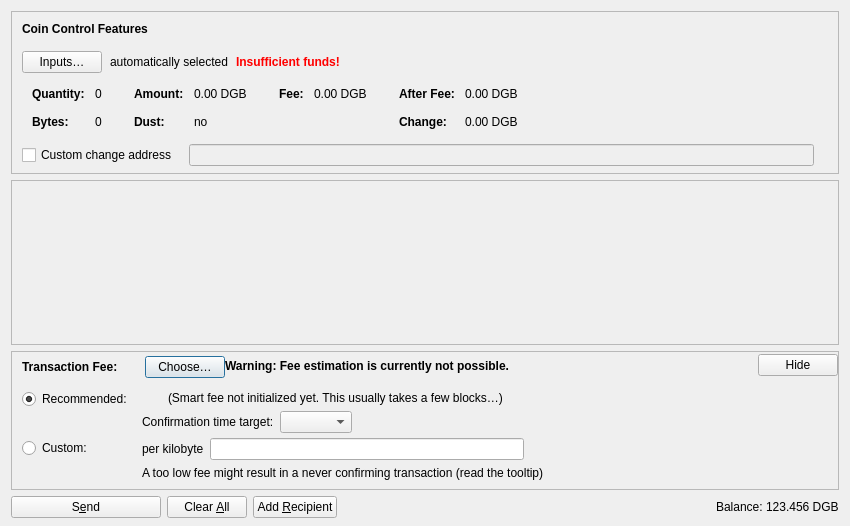
<?xml version="1.0" encoding="UTF-8"?>
<ui version="4.0">
 <class>SendCoinsDialog</class>
 <widget class="QDialog" name="SendCoinsDialog">
  <property name="geometry">
   <rect>
    <x>0</x>
    <y>0</y>
    <width>850</width>
    <height>526</height>
   </rect>
  </property>
  <property name="windowTitle">
   <string>Send Coins</string>
  </property>
  <layout class="QVBoxLayout" name="verticalLayout" stretch="0,1,0,0">
   <property name="bottomMargin">
    <number>8</number>
   </property>
   <item>
    <widget class="QFrame" name="frameCoinControl">
     <property name="sizePolicy">
      <sizepolicy hsizetype="Expanding" vsizetype="Expanding">
       <horstretch>0</horstretch>
       <verstretch>0</verstretch>
      </sizepolicy>
     </property>
     <property name="maximumSize">
      <size>
       <width>16777215</width>
       <height>16777215</height>
      </size>
     </property>
     <property name="frameShape">
      <enum>QFrame::StyledPanel</enum>
     </property>
     <property name="frameShadow">
      <enum>QFrame::Sunken</enum>
     </property>
     <layout class="QVBoxLayout" name="verticalLayoutCoinControl2">
      <property name="spacing">
       <number>0</number>
      </property>
      <property name="leftMargin">
       <number>0</number>
      </property>
      <property name="topMargin">
       <number>0</number>
      </property>
      <property name="rightMargin">
       <number>0</number>
      </property>
      <property name="bottomMargin">
       <number>6</number>
      </property>
      <item>
       <layout class="QVBoxLayout" name="verticalLayoutCoinControl" stretch="0,0,0,0,1">
        <property name="spacing">
         <number>0</number>
        </property>
        <property name="leftMargin">
         <number>10</number>
        </property>
        <property name="topMargin">
         <number>10</number>
        </property>
        <item>
         <layout class="QHBoxLayout" name="horizontalLayoutCoinControl1">
          <property name="bottomMargin">
           <number>15</number>
          </property>
          <item>
           <widget class="QLabel" name="labelCoinControlFeatures">
            <property name="sizePolicy">
             <sizepolicy hsizetype="Preferred" vsizetype="Maximum">
              <horstretch>0</horstretch>
              <verstretch>0</verstretch>
             </sizepolicy>
            </property>
            <property name="font">
             <font>
              <weight>75</weight>
              <bold>true</bold>
             </font>
            </property>
            <property name="styleSheet">
             <string notr="true">font-weight:bold;</string>
            </property>
            <property name="text">
             <string>Coin Control Features</string>
            </property>
           </widget>
          </item>
         </layout>
        </item>
        <item>
         <layout class="QHBoxLayout" name="horizontalLayoutCoinControl2" stretch="0,0,0,0">
          <property name="spacing">
           <number>8</number>
          </property>
          <property name="bottomMargin">
           <number>10</number>
          </property>
          <item>
           <widget class="QPushButton" name="pushButtonCoinControl">
            <property name="styleSheet">
             <string notr="true"/>
            </property>
            <property name="text">
             <string>Inputs…</string>
            </property>
            <property name="autoDefault">
             <bool>false</bool>
            </property>
           </widget>
          </item>
          <item>
           <widget class="QLabel" name="labelCoinControlAutomaticallySelected">
            <property name="text">
             <string>automatically selected</string>
            </property>
            <property name="margin">
             <number>5</number>
            </property>
           </widget>
          </item>
          <item>
           <widget class="QLabel" name="labelCoinControlInsuffFunds">
            <property name="font">
             <font>
              <weight>75</weight>
              <bold>true</bold>
             </font>
            </property>
            <property name="styleSheet">
             <string notr="true">color:red;font-weight:bold;</string>
            </property>
            <property name="text">
             <string>Insufficient funds!</string>
            </property>
            <property name="margin">
             <number>5</number>
            </property>
           </widget>
          </item>
          <item>
           <spacer name="horizontalSpacerCoinControl">
            <property name="orientation">
             <enum>Qt::Horizontal</enum>
            </property>
            <property name="sizeHint" stdset="0">
             <size>
              <width>40</width>
              <height>1</height>
             </size>
            </property>
           </spacer>
          </item>
         </layout>
        </item>
        <item>
         <widget class="QWidget" name="widgetCoinControl" native="true">
          <property name="sizePolicy">
           <sizepolicy hsizetype="Preferred" vsizetype="Preferred">
            <horstretch>0</horstretch>
            <verstretch>0</verstretch>
           </sizepolicy>
          </property>
          <property name="minimumSize">
           <size>
            <width>0</width>
            <height>0</height>
           </size>
          </property>
          <property name="styleSheet">
           <string notr="true"/>
          </property>
          <layout class="QHBoxLayout" name="horizontalLayoutCoinControl5">
           <property name="leftMargin">
            <number>0</number>
           </property>
           <property name="topMargin">
            <number>0</number>
           </property>
           <property name="rightMargin">
            <number>0</number>
           </property>
           <property name="bottomMargin">
            <number>0</number>
           </property>
           <item>
            <layout class="QHBoxLayout" name="horizontalLayoutCoinControl3" stretch="0,0,0,1">
             <property name="spacing">
              <number>20</number>
             </property>
             <property name="topMargin">
              <number>0</number>
             </property>
             <property name="bottomMargin">
              <number>10</number>
             </property>
             <item>
              <layout class="QFormLayout" name="formLayoutCoinControl1">
               <property name="horizontalSpacing">
                <number>10</number>
               </property>
               <property name="verticalSpacing">
                <number>14</number>
               </property>
               <property name="leftMargin">
                <number>10</number>
               </property>
               <property name="topMargin">
                <number>4</number>
               </property>
               <property name="rightMargin">
                <number>6</number>
               </property>
               <item row="0" column="0">
                <widget class="QLabel" name="labelCoinControlQuantityText">
                 <property name="font">
                  <font>
                   <weight>75</weight>
                   <bold>true</bold>
                  </font>
                 </property>
                 <property name="text">
                  <string>Quantity:</string>
                 </property>
                 <property name="margin">
                  <number>0</number>
                 </property>
                </widget>
               </item>
               <item row="0" column="1">
                <widget class="QLabel" name="labelCoinControlQuantity">
                 <property name="cursor">
                  <cursorShape>IBeamCursor</cursorShape>
                 </property>
                 <property name="contextMenuPolicy">
                  <enum>Qt::ActionsContextMenu</enum>
                 </property>
                 <property name="text">
                  <string notr="true">0</string>
                 </property>
                 <property name="margin">
                  <number>0</number>
                 </property>
                 <property name="textInteractionFlags">
                  <set>Qt::LinksAccessibleByMouse|Qt::TextSelectableByKeyboard|Qt::TextSelectableByMouse</set>
                 </property>
                </widget>
               </item>
               <item row="1" column="0">
                <widget class="QLabel" name="labelCoinControlBytesText">
                 <property name="font">
                  <font>
                   <weight>75</weight>
                   <bold>true</bold>
                  </font>
                 </property>
                 <property name="text">
                  <string>Bytes:</string>
                 </property>
                </widget>
               </item>
               <item row="1" column="1">
                <widget class="QLabel" name="labelCoinControlBytes">
                 <property name="cursor">
                  <cursorShape>IBeamCursor</cursorShape>
                 </property>
                 <property name="contextMenuPolicy">
                  <enum>Qt::ActionsContextMenu</enum>
                 </property>
                 <property name="text">
                  <string notr="true">0</string>
                 </property>
                 <property name="textInteractionFlags">
                  <set>Qt::LinksAccessibleByMouse|Qt::TextSelectableByKeyboard|Qt::TextSelectableByMouse</set>
                 </property>
                </widget>
               </item>
              </layout>
             </item>
             <item>
              <layout class="QFormLayout" name="formLayoutCoinControl2">
               <property name="horizontalSpacing">
                <number>10</number>
               </property>
               <property name="verticalSpacing">
                <number>14</number>
               </property>
               <property name="leftMargin">
                <number>6</number>
               </property>
               <property name="topMargin">
                <number>4</number>
               </property>
               <property name="rightMargin">
                <number>6</number>
               </property>
               <item row="0" column="0">
                <widget class="QLabel" name="labelCoinControlAmountText">
                 <property name="font">
                  <font>
                   <weight>75</weight>
                   <bold>true</bold>
                  </font>
                 </property>
                 <property name="text">
                  <string>Amount:</string>
                 </property>
                 <property name="margin">
                  <number>0</number>
                 </property>
                </widget>
               </item>
               <item row="0" column="1">
                <widget class="QLabel" name="labelCoinControlAmount">
                 <property name="cursor">
                  <cursorShape>IBeamCursor</cursorShape>
                 </property>
                 <property name="contextMenuPolicy">
                  <enum>Qt::ActionsContextMenu</enum>
                 </property>
                 <property name="text">
                  <string notr="true">0.00 DGB</string>
                 </property>
                 <property name="textInteractionFlags">
                  <set>Qt::LinksAccessibleByMouse|Qt::TextSelectableByKeyboard|Qt::TextSelectableByMouse</set>
                 </property>
                </widget>
               </item>
               <item row="1" column="0">
                <widget class="QLabel" name="labelCoinControlLowOutputText">
                 <property name="font">
                  <font>
                   <weight>75</weight>
                   <bold>true</bold>
                  </font>
                 </property>
                 <property name="text">
                  <string>Dust:</string>
                 </property>
                </widget>
               </item>
               <item row="1" column="1">
                <widget class="QLabel" name="labelCoinControlLowOutput">
                 <property name="cursor">
                  <cursorShape>IBeamCursor</cursorShape>
                 </property>
                 <property name="contextMenuPolicy">
                  <enum>Qt::ActionsContextMenu</enum>
                 </property>
                 <property name="text">
                  <string notr="true">no</string>
                 </property>
                 <property name="textInteractionFlags">
                  <set>Qt::LinksAccessibleByMouse|Qt::TextSelectableByKeyboard|Qt::TextSelectableByMouse</set>
                 </property>
                </widget>
               </item>
              </layout>
             </item>
             <item>
              <layout class="QFormLayout" name="formLayoutCoinControl3">
               <property name="horizontalSpacing">
                <number>10</number>
               </property>
               <property name="verticalSpacing">
                <number>14</number>
               </property>
               <property name="leftMargin">
                <number>6</number>
               </property>
               <property name="topMargin">
                <number>4</number>
               </property>
               <property name="rightMargin">
                <number>6</number>
               </property>
               <item row="0" column="0">
                <widget class="QLabel" name="labelCoinControlFeeText">
                 <property name="font">
                  <font>
                   <weight>75</weight>
                   <bold>true</bold>
                  </font>
                 </property>
                 <property name="text">
                  <string>Fee:</string>
                 </property>
                 <property name="margin">
                  <number>0</number>
                 </property>
                </widget>
               </item>
               <item row="0" column="1">
                <widget class="QLabel" name="labelCoinControlFee">
                 <property name="cursor">
                  <cursorShape>IBeamCursor</cursorShape>
                 </property>
                 <property name="contextMenuPolicy">
                  <enum>Qt::ActionsContextMenu</enum>
                 </property>
                 <property name="text">
                  <string notr="true">0.00 DGB</string>
                 </property>
                 <property name="textInteractionFlags">
                  <set>Qt::LinksAccessibleByMouse|Qt::TextSelectableByKeyboard|Qt::TextSelectableByMouse</set>
                 </property>
                </widget>
               </item>
              </layout>
             </item>
             <item>
              <layout class="QFormLayout" name="formLayoutCoinControl4">
               <property name="horizontalSpacing">
                <number>10</number>
               </property>
               <property name="verticalSpacing">
                <number>14</number>
               </property>
               <property name="leftMargin">
                <number>6</number>
               </property>
               <property name="topMargin">
                <number>4</number>
               </property>
               <property name="rightMargin">
                <number>6</number>
               </property>
               <item row="0" column="0">
                <widget class="QLabel" name="labelCoinControlAfterFeeText">
                 <property name="font">
                  <font>
                   <weight>75</weight>
                   <bold>true</bold>
                  </font>
                 </property>
                 <property name="text">
                  <string>After Fee:</string>
                 </property>
                 <property name="margin">
                  <number>0</number>
                 </property>
                </widget>
               </item>
               <item row="0" column="1">
                <widget class="QLabel" name="labelCoinControlAfterFee">
                 <property name="cursor">
                  <cursorShape>IBeamCursor</cursorShape>
                 </property>
                 <property name="contextMenuPolicy">
                  <enum>Qt::ActionsContextMenu</enum>
                 </property>
                 <property name="text">
                  <string notr="true">0.00 DGB</string>
                 </property>
                 <property name="textInteractionFlags">
                  <set>Qt::LinksAccessibleByMouse|Qt::TextSelectableByKeyboard|Qt::TextSelectableByMouse</set>
                 </property>
                </widget>
               </item>
               <item row="1" column="0">
                <widget class="QLabel" name="labelCoinControlChangeText">
                 <property name="font">
                  <font>
                   <weight>75</weight>
                   <bold>true</bold>
                  </font>
                 </property>
                 <property name="text">
                  <string>Change:</string>
                 </property>
                </widget>
               </item>
               <item row="1" column="1">
                <widget class="QLabel" name="labelCoinControlChange">
                 <property name="cursor">
                  <cursorShape>IBeamCursor</cursorShape>
                 </property>
                 <property name="contextMenuPolicy">
                  <enum>Qt::ActionsContextMenu</enum>
                 </property>
                 <property name="text">
                  <string notr="true">0.00 DGB</string>
                 </property>
                 <property name="textInteractionFlags">
                  <set>Qt::LinksAccessibleByMouse|Qt::TextSelectableByKeyboard|Qt::TextSelectableByMouse</set>
                 </property>
                </widget>
               </item>
              </layout>
             </item>
            </layout>
           </item>
          </layout>
         </widget>
        </item>
        <item>
         <layout class="QHBoxLayout" name="horizontalLayoutCoinControl4" stretch="0,0,0">
          <property name="spacing">
           <number>12</number>
          </property>
          <property name="sizeConstraint">
           <enum>QLayout::SetDefaultConstraint</enum>
          </property>
          <property name="topMargin">
           <number>5</number>
          </property>
          <property name="rightMargin">
           <number>5</number>
          </property>
          <item>
           <widget class="QCheckBox" name="checkBoxCoinControlChange">
            <property name="toolTip">
             <string>If this is activated, but the change address is empty or invalid, change will be sent to a newly generated address.</string>
            </property>
            <property name="text">
             <string>Custom change address</string>
            </property>
           </widget>
          </item>
          <item>
           <widget class="QValidatedLineEdit" name="lineEditCoinControlChange">
            <property name="enabled">
             <bool>false</bool>
            </property>
            <property name="sizePolicy">
             <sizepolicy hsizetype="Expanding" vsizetype="Fixed">
              <horstretch>0</horstretch>
              <verstretch>0</verstretch>
             </sizepolicy>
            </property>
           </widget>
          </item>
          <item>
           <widget class="QLabel" name="labelCoinControlChangeLabel">
            <property name="sizePolicy">
             <sizepolicy hsizetype="Preferred" vsizetype="Expanding">
              <horstretch>0</horstretch>
              <verstretch>0</verstretch>
             </sizepolicy>
            </property>
            <property name="minimumSize">
             <size>
              <width>0</width>
              <height>0</height>
             </size>
            </property>
            <property name="text">
             <string/>
            </property>
            <property name="margin">
             <number>3</number>
            </property>
           </widget>
          </item>
         </layout>
        </item>
        <item>
         <spacer name="verticalSpacerCoinControl">
          <property name="orientation">
           <enum>Qt::Vertical</enum>
          </property>
          <property name="sizeHint" stdset="0">
           <size>
            <width>800</width>
            <height>1</height>
           </size>
          </property>
         </spacer>
        </item>
       </layout>
      </item>
     </layout>
    </widget>
   </item>
   <item>
    <widget class="QScrollArea" name="scrollArea">
     <property name="widgetResizable">
      <bool>true</bool>
     </property>
     <widget class="QWidget" name="scrollAreaWidgetContents">
      <property name="geometry">
       <rect>
        <x>0</x>
        <y>0</y>
        <width>830</width>
        <height>104</height>
       </rect>
      </property>
      <layout class="QVBoxLayout" name="verticalLayout_2" stretch="0,1">
       <property name="leftMargin">
        <number>0</number>
       </property>
       <property name="topMargin">
        <number>0</number>
       </property>
       <property name="rightMargin">
        <number>0</number>
       </property>
       <property name="bottomMargin">
        <number>0</number>
       </property>
       <item>
        <layout class="QVBoxLayout" name="entries">
         <property name="spacing">
          <number>6</number>
         </property>
        </layout>
       </item>
       <item>
        <spacer name="verticalSpacer">
         <property name="orientation">
          <enum>Qt::Vertical</enum>
         </property>
         <property name="sizeHint" stdset="0">
          <size>
           <width>20</width>
           <height>40</height>
          </size>
         </property>
        </spacer>
       </item>
      </layout>
     </widget>
    </widget>
   </item>
   <item>
    <widget class="QFrame" name="frameFee">
     <property name="sizePolicy">
      <sizepolicy hsizetype="Expanding" vsizetype="Expanding">
       <horstretch>0</horstretch>
       <verstretch>0</verstretch>
      </sizepolicy>
     </property>
     <property name="maximumSize">
      <size>
       <width>16777215</width>
       <height>16777215</height>
      </size>
     </property>
     <property name="frameShape">
      <enum>QFrame::StyledPanel</enum>
     </property>
     <property name="frameShadow">
      <enum>QFrame::Sunken</enum>
     </property>
     <layout class="QVBoxLayout" name="verticalLayoutFee1">
      <property name="spacing">
       <number>0</number>
      </property>
      <property name="leftMargin">
       <number>0</number>
      </property>
      <property name="topMargin">
       <number>0</number>
      </property>
      <property name="rightMargin">
       <number>0</number>
      </property>
      <property name="bottomMargin">
       <number>0</number>
      </property>
      <item>
       <layout class="QVBoxLayout" name="verticalLayoutFee2" stretch="0,0,0">
        <property name="spacing">
         <number>0</number>
        </property>
        <property name="leftMargin">
         <number>10</number>
        </property>
        <property name="topMargin">
         <number>0</number>
        </property>
        <item>
         <layout class="QHBoxLayout" name="horizontalLayoutFee1">
          <property name="bottomMargin">
           <number>0</number>
          </property>
          <item>
           <layout class="QVBoxLayout" name="verticalLayoutFee7">
            <property name="spacing">
             <number>0</number>
            </property>
            <item>
             <spacer name="verticalSpacerSmartFee">
              <property name="orientation">
               <enum>Qt::Vertical</enum>
              </property>
              <property name="sizeType">
               <enum>QSizePolicy::Fixed</enum>
              </property>
              <property name="sizeHint" stdset="0">
               <size>
                <width>1</width>
                <height>4</height>
               </size>
              </property>
             </spacer>
            </item>
            <item>
             <layout class="QHBoxLayout" name="horizontalLayoutSmartFee">
              <property name="spacing">
               <number>10</number>
              </property>
              <item>
               <widget class="QLabel" name="labelFeeHeadline">
                <property name="sizePolicy">
                 <sizepolicy hsizetype="Preferred" vsizetype="Maximum">
                  <horstretch>0</horstretch>
                  <verstretch>0</verstretch>
                 </sizepolicy>
                </property>
                <property name="font">
                 <font>
                  <weight>75</weight>
                  <bold>true</bold>
                 </font>
                </property>
                <property name="styleSheet">
                 <string notr="true">font-weight:bold;</string>
                </property>
                <property name="text">
                 <string>Transaction Fee:</string>
                </property>
               </widget>
              </item>
              <item>
               <widget class="QLabel" name="labelFeeMinimized">
                <property name="text">
                 <string/>
                </property>
               </widget>
              </item>
              <item>
               <widget class="QPushButton" name="buttonChooseFee">
                <property name="text">
                 <string>Choose…</string>
                </property>
               </widget>
              </item>
             </layout>
            </item>
            <item>
             <spacer name="verticalSpacer_5">
              <property name="orientation">
               <enum>Qt::Vertical</enum>
              </property>
              <property name="sizeHint" stdset="0">
               <size>
                <width>1</width>
                <height>1</height>
               </size>
              </property>
             </spacer>
            </item>
           </layout>
          </item>
          <item>
           <widget class="QLabel" name="fallbackFeeWarningLabel">
            <property name="toolTip">
             <string>Using the fallbackfee can result in sending a transaction that will take several hours or days (or never) to confirm. Consider choosing your fee manually or wait until you have validated the complete chain.</string>
            </property>
            <property name="font">
            <font>
                <weight>75</weight>
                <bold>true</bold>
            </font>
            </property>
            <property name="text">
             <string>Warning: Fee estimation is currently not possible.</string>
            </property>
            <property name="wordWrap">
             <bool>false</bool>
            </property>
           </widget>
          </item>
          <item>
           <spacer name="horizontalSpacer_4">
            <property name="orientation">
             <enum>Qt::Horizontal</enum>
            </property>
            <property name="sizeType">
             <enum>QSizePolicy::MinimumExpanding</enum>
            </property>
            <property name="sizeHint" stdset="0">
             <size>
              <width>40</width>
              <height>20</height>
             </size>
            </property>
           </spacer>
          </item>
          <item>
           <widget class="QPushButton" name="buttonMinimizeFee">
            <property name="toolTip">
             <string>Hide transaction fee settings</string>
            </property>
            <property name="text">
             <string>Hide</string>
            </property>
           </widget>
          </item>
         </layout>
        </item>
        <item>
         <widget class="QFrame" name="frameFeeSelection">
          <layout class="QVBoxLayout" name="verticalLayoutFee12">
           <property name="spacing">
            <number>0</number>
           </property>
           <property name="leftMargin">
            <number>0</number>
           </property>
           <property name="topMargin">
            <number>0</number>
           </property>
           <property name="rightMargin">
            <number>0</number>
           </property>
           <property name="bottomMargin">
            <number>0</number>
           </property>
           <item>
            <layout class="QGridLayout" name="gridLayoutFee">
             <property name="topMargin">
              <number>10</number>
             </property>
             <property name="bottomMargin">
              <number>4</number>
             </property>
             <property name="horizontalSpacing">
              <number>10</number>
             </property>
             <property name="verticalSpacing">
              <number>4</number>
             </property>
             <item row="1" column="1">
              <layout class="QVBoxLayout" name="verticalLayoutFee8">
               <property name="spacing">
                <number>6</number>
               </property>
               <item>
                <layout class="QHBoxLayout" name="horizontalLayoutFee13">
                 <item>
                  <widget class="QLabel" name="labelCustomPerKilobyte">
                   <property name="toolTip">
                    <string>Specify a custom fee per kB (1,000 bytes) of the transaction's virtual size.

Note:  Since the fee is calculated on a per-byte basis, a fee rate of "100 digibits per kvB" for a transaction size of 500 virtual bytes (half of 1 kvB) would ultimately yield a fee of only 50 digibits.</string>
                   </property>
                   <property name="text">
                    <string>per kilobyte</string>
                   </property>
                  </widget>
                 </item>
                 <item>
                  <widget class="DigiByteAmountField" name="customFee"/>
                 </item>
                 <item>
                  <spacer name="horizontalSpacer_6">
                   <property name="orientation">
                    <enum>Qt::Horizontal</enum>
                   </property>
                   <property name="sizeHint" stdset="0">
                    <size>
                     <width>1</width>
                     <height>1</height>
                    </size>
                   </property>
                  </spacer>
                 </item>
                </layout>
               </item>
               <item>
                <layout class="QHBoxLayout" name="horizontalLayoutFee8">
                 <item>
                  <widget class="QLabel" name="labelCustomFeeWarning">
                   <property name="enabled">
                    <bool>true</bool>
                   </property>
                   <property name="toolTip">
                    <string>When there is less transaction volume than space in the blocks, miners as well as relaying nodes may enforce a minimum fee. Paying only this minimum fee is just fine, but be aware that this can result in a never confirming transaction once there is more demand for digibyte transactions than the network can process.</string>
                   </property>
                   <property name="text">
                    <string>A too low fee might result in a never confirming transaction (read the tooltip)</string>
                   </property>
                  </widget>
                 </item>
                 <item>
                  <spacer name="horizontalSpacer_2">
                   <property name="orientation">
                    <enum>Qt::Horizontal</enum>
                   </property>
                   <property name="sizeHint" stdset="0">
                    <size>
                     <width>1</width>
                     <height>1</height>
                    </size>
                   </property>
                  </spacer>
                 </item>
                </layout>
               </item>
              </layout>
             </item>
             <item row="0" column="0">
              <layout class="QVBoxLayout" name="verticalLayoutFee4" stretch="0,1">
               <item>
                <widget class="QRadioButton" name="radioSmartFee">
                 <property name="text">
                  <string>Recommended:</string>
                 </property>
                 <property name="checked">
                  <bool>true</bool>
                 </property>
                 <attribute name="buttonGroup">
                  <string notr="true">groupFee</string>
                 </attribute>
                </widget>
               </item>
               <item>
                <spacer name="verticalSpacer_2">
                 <property name="orientation">
                  <enum>Qt::Vertical</enum>
                 </property>
                 <property name="sizeHint" stdset="0">
                  <size>
                   <width>1</width>
                   <height>1</height>
                  </size>
                 </property>
                </spacer>
               </item>
              </layout>
             </item>
             <item row="1" column="0">
              <layout class="QVBoxLayout" name="verticalLayoutFee9" stretch="0,1">
               <item>
                <widget class="QRadioButton" name="radioCustomFee">
                 <property name="text">
                  <string>Custom:</string>
                 </property>
                 <attribute name="buttonGroup">
                  <string notr="true">groupFee</string>
                 </attribute>
                </widget>
               </item>
               <item>
                <spacer name="verticalSpacer_6">
                 <property name="orientation">
                  <enum>Qt::Vertical</enum>
                 </property>
                 <property name="sizeHint" stdset="0">
                  <size>
                   <width>1</width>
                   <height>1</height>
                  </size>
                 </property>
                </spacer>
               </item>
              </layout>
             </item>
             <item row="0" column="1">
              <layout class="QVBoxLayout" name="verticalLayoutFee3" stretch="0,0,1">
               <property name="spacing">
                <number>6</number>
               </property>
               <property name="topMargin">
                <number>2</number>
               </property>
               <item>
                <layout class="QHBoxLayout" name="horizontalLayoutFee12">
                 <item>
                  <widget class="QLabel" name="labelSmartFee">
                   <property name="text">
                    <string/>
                   </property>
                  </widget>
                 </item>
                 <item>
                  <widget class="QLabel" name="labelFeeEstimation">
                   <property name="text">
                    <string/>
                   </property>
                  </widget>
                 </item>
                 <item>
                  <widget class="QLabel" name="labelSmartFee2">
                   <property name="text">
                    <string>(Smart fee not initialized yet. This usually takes a few blocks…)</string>
                   </property>
                  </widget>
                 </item>
                 <item>
                  <spacer name="horizontalSpacer_5">
                   <property name="orientation">
                    <enum>Qt::Horizontal</enum>
                   </property>
                   <property name="sizeHint" stdset="0">
                    <size>
                     <width>1</width>
                     <height>1</height>
                    </size>
                   </property>
                  </spacer>
                 </item>
                </layout>
               </item>
               <item>
                <layout class="QHBoxLayout" name="horizontalLayoutFee9">
                 <item>
                  <layout class="QVBoxLayout" name="verticalLayoutFee6">
                   <item>
                    <widget class="QLabel" name="labelSmartFee3">
                     <property name="text">
                      <string>Confirmation time target:</string>
                     </property>
                    </widget>
                   </item>
                  </layout>
                 </item>
                 <item>
                  <layout class="QVBoxLayout" name="verticalLayoutFee5">
                   <property name="rightMargin">
                    <number>30</number>
                   </property>
                   <item>
                    <layout class="QHBoxLayout" name="horizontalLayoutConfTarget">
                     <property name="bottomMargin">
                      <number>0</number>
                     </property>
                     <item>
                      <widget class="QComboBox" name="confTargetSelector"/>
                     </item>
                     <item>
                      <spacer name="horizontalSpacerConfTarget">
                       <property name="orientation">
                        <enum>Qt::Horizontal</enum>
                       </property>
                       <property name="sizeHint" stdset="0">
                        <size>
                         <width>40</width>
                         <height>20</height>
                        </size>
                       </property>
                      </spacer>
                     </item>
                    </layout>
                   </item>
                  </layout>
                 </item>
                </layout>
               </item>
               <item>
                <spacer name="verticalSpacer_4">
                 <property name="orientation">
                  <enum>Qt::Vertical</enum>
                 </property>
                 <property name="sizeHint" stdset="0">
                  <size>
                   <width>1</width>
                   <height>1</height>
                  </size>
                 </property>
                </spacer>
               </item>
              </layout>
             </item>
            </layout>
           </item>
          </layout>
         </widget>
        </item>
        <item>
         <spacer name="verticalSpacerFee">
          <property name="orientation">
           <enum>Qt::Vertical</enum>
          </property>
          <property name="sizeHint" stdset="0">
           <size>
            <width>40</width>
            <height>5</height>
           </size>
          </property>
         </spacer>
        </item>
       </layout>
      </item>
     </layout>
    </widget>
   </item>
   <item>
    <layout class="QHBoxLayout" name="horizontalLayout">
     <item>
      <widget class="QPushButton" name="sendButton">
       <property name="minimumSize">
        <size>
         <width>150</width>
         <height>0</height>
        </size>
       </property>
       <property name="toolTip">
        <string>Confirm the send action</string>
       </property>
       <property name="text">
        <string>S&amp;end</string>
       </property>
       <property name="icon">
        <iconset resource="../digibyte.qrc">
         <normaloff>:/icons/send</normaloff>:/icons/send</iconset>
       </property>
       <property name="autoDefault">
        <bool>false</bool>
       </property>
       <property name="default">
        <bool>false</bool>
       </property>
      </widget>
     </item>
     <item>
      <widget class="QPushButton" name="clearButton">
       <property name="sizePolicy">
        <sizepolicy hsizetype="Minimum" vsizetype="Fixed">
         <horstretch>0</horstretch>
         <verstretch>0</verstretch>
        </sizepolicy>
       </property>
       <property name="toolTip">
        <string>Clear all fields of the form.</string>
       </property>
       <property name="text">
        <string>Clear &amp;All</string>
       </property>
       <property name="icon">
        <iconset resource="../digibyte.qrc">
         <normaloff>:/icons/remove</normaloff>:/icons/remove</iconset>
       </property>
       <property name="autoDefault">
        <bool>false</bool>
       </property>
      </widget>
     </item>
     <item>
      <widget class="QPushButton" name="addButton">
       <property name="toolTip">
        <string>Send to multiple recipients at once</string>
       </property>
       <property name="text">
        <string>Add &amp;Recipient</string>
       </property>
       <property name="icon">
        <iconset resource="../digibyte.qrc">
         <normaloff>:/icons/add</normaloff>:/icons/add</iconset>
       </property>
       <property name="autoDefault">
        <bool>false</bool>
       </property>
      </widget>
     </item>
     <item>
      <spacer name="horizontalSpacer">
       <property name="orientation">
        <enum>Qt::Horizontal</enum>
       </property>
       <property name="sizeHint" stdset="0">
        <size>
         <width>40</width>
         <height>20</height>
        </size>
       </property>
      </spacer>
     </item>
     <item>
      <layout class="QHBoxLayout" name="horizontalLayout_2">
       <property name="spacing">
        <number>3</number>
       </property>
       <item>
        <widget class="QLabel" name="labelBalanceName">
         <property name="sizePolicy">
          <sizepolicy hsizetype="Preferred" vsizetype="Fixed">
           <horstretch>0</horstretch>
           <verstretch>0</verstretch>
          </sizepolicy>
         </property>
         <property name="text">
          <string>Balance:</string>
         </property>
        </widget>
       </item>
       <item>
        <widget class="QLabel" name="labelBalance">
         <property name="sizePolicy">
          <sizepolicy hsizetype="Preferred" vsizetype="Fixed">
           <horstretch>0</horstretch>
           <verstretch>0</verstretch>
          </sizepolicy>
         </property>
         <property name="cursor">
          <cursorShape>IBeamCursor</cursorShape>
         </property>
         <property name="text">
          <string notr="true">123.456 DGB</string>
         </property>
         <property name="textInteractionFlags">
          <set>Qt::LinksAccessibleByMouse|Qt::TextSelectableByKeyboard|Qt::TextSelectableByMouse</set>
         </property>
        </widget>
       </item>
      </layout>
     </item>
    </layout>
   </item>
  </layout>
 </widget>
 <customwidgets>
  <customwidget>
   <class>QValidatedLineEdit</class>
   <extends>QLineEdit</extends>
   <header>qt/qvalidatedlineedit.h</header>
  </customwidget>
  <customwidget>
   <class>DigiByteAmountField</class>
   <extends>QLineEdit</extends>
   <header>qt/digibyteamountfield.h</header>
   <container>1</container>
  </customwidget>
 </customwidgets>
 <resources>
  <include location="../digibyte.qrc"/>
 </resources>
 <connections/>
 <buttongroups>
  <buttongroup name="groupFee"/>
 </buttongroups>
</ui>
